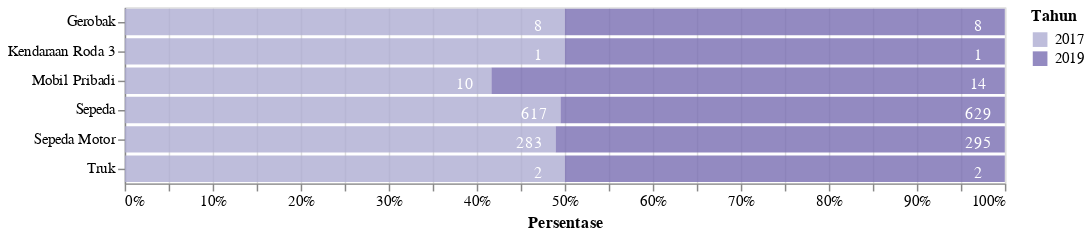

Write notebook code for a chart like this one.
### Code cell
df1_4 = data2('Alat Transportasi')
df1_4 = df1_4.dropna()
plot1_4 = plot_1(df1_4,'Persentase','',600)
plot1_4

### Figure 1 — Vega-Lite specification as saved in the notebook (floating-point values rounded to 4 significant figures)
{"config": {"view": {"continuousWidth": 400, "continuousHeight": 300}}, "layer": [{"mark": {"type": "bar", "opacity": 0.8}, "encoding": {"color": {"condition": {"type": "ordinal", "field": "Tahun", "scale": {"scheme": "purples"}, "selection": "selector113"}, "value": "lightgray"}, "x": {"type": "quantitative", "axis": {"format": ".0%"}, "field": "N", "stack": "normalize", "title": "Persentase"}, "y": {"type": "ordinal", "field": "Keterangan", "title": ""}}, "selection": {"selector113": {"type": "single", "encodings": ["y", "color"]}}}, {"mark": {"type": "text", "color": "white", "dx": -18, "dy": 3}, "encoding": {"detail": {"type": "ordinal", "field": "Tahun"}, "text": {"type": "ordinal", "field": "N"}, "tooltip": [{"type": "quantitative", "field": "Tahun"}, {"type": "nominal", "field": "Kategori"}, {"type": "nominal", "field": "Keterangan"}, {"type": "quantitative", "field": "N"}, {"type": "nominal", "field": "Satuan"}], "x": {"type": "quantitative", "field": "N", "stack": "normalize"}, "y": {"type": "ordinal", "field": "Keterangan"}}, "selection": {"selector132": {"type": "interval", "bind": "scales", "encodings": ["x", "y"]}}}], "data": {"name": "data-15a0934fdcc8507869bfbda629e78993"}, "width": 600, "$schema": "https://vega.github.io/schema/vega-lite/v4.8.1.json", "datasets": {"data-15a0934fdcc8507869bfbda629e78993": [{"Tahun": 2017, "Kode": 9, "Data": "Sarana Prasarana", "Kode Kategori": 9.7, "Kategori": "Alat Transportasi", "Keterangan": "Sepeda", "N": 617.0, "Satuan": "Unit"}, {"Tahun": 2017, "Kode": 9, "Data": "Sarana Prasarana", "Kode Kategori": 9.7, "Kategori": "Alat Transportasi", "Keterangan": "Gerobak", "N": 8.0, "Satuan": "Unit"}, {"Tahun": 2017, "Kode": 9, "Data": "Sarana Prasarana", "Kode Kategori": 9.7, "Kategori": "Alat Transportasi", "Keterangan": "Kendaraan Roda 3", "N": 1.0, "Satuan": "Unit"}, {"Tahun": 2017, "Kode": 9, "Data": "Sarana Prasarana", "Kode Kategori": 9.7, "Kategori": "Alat Transportasi", "Keterangan": "Sepeda Motor", "N": 283.0, "Satuan": "Unit"}, {"Tahun": 2017, "Kode": 9, "Data": "Sarana Prasarana", "Kode Kategori": 9.7, "Kategori": "Alat Transportasi", "Keterangan": "Mobil Pribadi", "N": 10.0, "Satuan": "Unit"}, {"Tahun": 2017, "Kode": 9, "Data": "Sarana Prasarana", "Kode Kategori": 9.7, "Kategori": "Alat Transportasi", "Keterangan": "Truk", "N": 2.0, "Satuan": "Unit"}, {"Tahun": 2019, "Kode": 9, "Data": "Sarana Prasarana", "Kode Kategori": 9.7, "Kategori": "Alat Transportasi", "Keterangan": "Sepeda", "N": 629.0, "Satuan": "Unit"}, {"Tahun": 2019, "Kode": 9, "Data": "Sarana Prasarana", "Kode Kategori": 9.7, "Kategori": "Alat Transportasi", "Keterangan": "Gerobak", "N": 8.0, "Satuan": "Unit"}, {"Tahun": 2019, "Kode": 9, "Data": "Sarana Prasarana", "Kode Kategori": 9.7, "Kategori": "Alat Transportasi", "Keterangan": "Kendaraan Roda 3", "N": 1.0, "Satuan": "Unit"}, {"Tahun": 2019, "Kode": 9, "Data": "Sarana Prasarana", "Kode Kategori": 9.7, "Kategori": "Alat Transportasi", "Keterangan": "Sepeda Motor", "N": 295.0, "Satuan": "Unit"}, {"Tahun": 2019, "Kode": 9, "Data": "Sarana Prasarana", "Kode Kategori": 9.7, "Kategori": "Alat Transportasi", "Keterangan": "Mobil Pribadi", "N": 14.0, "Satuan": "Unit"}, {"Tahun": 2019, "Kode": 9, "Data": "Sarana Prasarana", "Kode Kategori": 9.7, "Kategori": "Alat Transportasi", "Keterangan": "Truk", "N": 2.0, "Satuan": "Unit"}]}}
